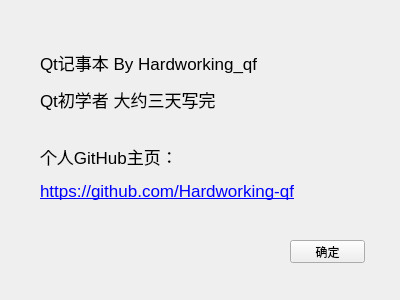
<?xml version="1.0" encoding="UTF-8"?>
<ui version="4.0">
 <class>About</class>
 <widget class="QWidget" name="About">
  <property name="geometry">
   <rect>
    <x>0</x>
    <y>0</y>
    <width>400</width>
    <height>300</height>
   </rect>
  </property>
  <property name="windowTitle">
   <string>关于记事本</string>
  </property>
  <widget class="QLabel" name="label">
   <property name="geometry">
    <rect>
     <x>40</x>
     <y>40</y>
     <width>351</width>
     <height>171</height>
    </rect>
   </property>
   <property name="font">
    <font>
     <pointsize>13</pointsize>
    </font>
   </property>
   <property name="text">
    <string>&lt;html&gt;&lt;head/&gt;&lt;body&gt;&lt;p&gt;Qt记事本 By Hardworking_qf&lt;/p&gt;&lt;p&gt;Qt初学者 大约三天写完&lt;br/&gt;&lt;/p&gt;&lt;p&gt;个人GitHub主页：&lt;/p&gt;&lt;p&gt;&lt;a href=&quot;https://github.com/Hardworking-qf&quot;&gt;&lt;span style=&quot; text-decoration: underline; color:#0000ff;&quot;&gt;https://github.com/Hardworking-qf&lt;/span&gt;&lt;/a&gt;&lt;/p&gt;&lt;/body&gt;&lt;/html&gt;</string>
   </property>
  </widget>
  <widget class="QPushButton" name="pushButton">
   <property name="geometry">
    <rect>
     <x>290</x>
     <y>240</y>
     <width>75</width>
     <height>23</height>
    </rect>
   </property>
   <property name="text">
    <string>确定</string>
   </property>
  </widget>
 </widget>
 <resources/>
 <connections/>
</ui>
